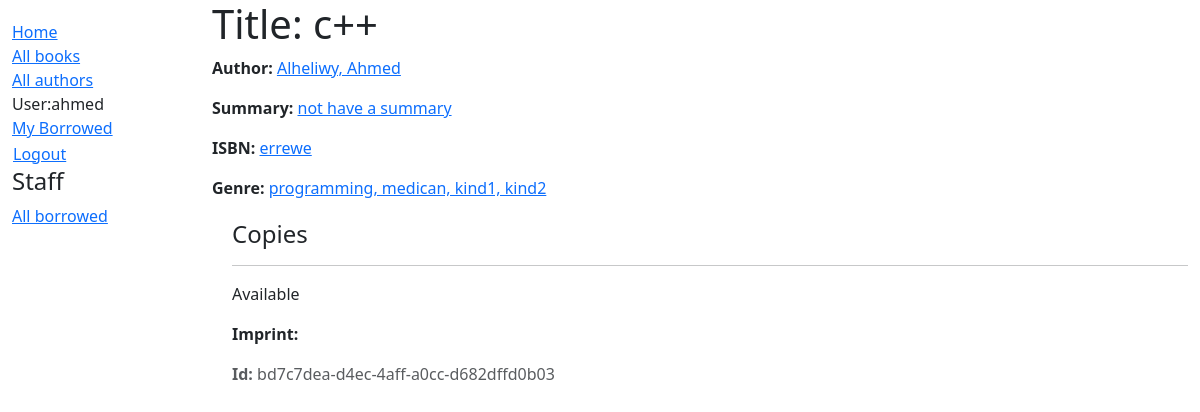
Page /catalog/book/2 (signed in) on the committed database.
### catalog/models.py (models this page shows, shortened)
class Book(models.Model):
    title=models.CharField(max_length=200)
    author=models.ForeignKey('Author',on_delete=models.RESTRICT, null=True)
    summary=models.TextField(max_length=1000,help_text="Enter a brief description of the book")
    isbn=models.CharField('ISBN',max_length=13,unique=True,help_text='13 Character')
    genre=models.ManyToManyField(Genre,help_text='Select a genre for this book')
    def display_genre(self):
        """Create a string for the Genre. This is required to display genre in Admin."""
        return ', '.join(genre.name for genre in self.genre.all()[:3])
    display_genre.short_description = 'Genre'

class Author(models.Model):
    first_name=models.CharField(max_length=100)
    last_name=models.CharField(max_length=100)
    date_of_birth=models.DateField(null=True,blank=True)
    date_of_death=models.DateField(null=True,blank=True,default='Died')
    class Meta:
        ordering=['last_name','first_name']
    def __str__(self):
        return f'{self.last_name}, {self.first_name}'

class Genre(models.Model):
    name=models.CharField(
            max_length=200,
            unique=True,
            help_text='Enter a book genre (e.g. Science Fiction, ...,etc.)'
            )
    def __str__(self):
        return self.name
    class Meta:      # Metadata define name to be unique insensitive case
        constraints=[UniqueConstraint(
            Lower('name'),
            name='genre_name_case_insensitive_unique',
            violation_error_message='Genre already exists (case insensitive match)'
            ),
                     ]

class BookInstance(models.Model):
    id=models.UUIDField(primary_key=True,default=uuid.uuid4,help_text='Unique ID for book instances')
    book=models.ForeignKey('Book',on_delete=models.RESTRICT,null=True)
    imprint=models.CharField(max_length=200)
    due_back=models.DateField(null=True,blank=True)
    borrower=models.ForeignKey(settings.AUTH_USER_MODEL,on_delete=models.SET_NULL,null=True,blank=True)
    LOAN_STATUS=(
            ('m','Maintenance'),
            ('o','On loan'),
            ('a','Available'),
            ('r','Reserved'),
            )
    status=models.CharField(max_length=1,
                            choices=LOAN_STATUS,
                            blank=True,default='m',
                            help_text='Book Available',)
    class Meta:
        ordering=['due_back']
    class meta:
        permissisons=(('can_mark_returned','Set book as returned'),)

### catalog/views.py (the view)
# urls.py: path('book/<int:pk>',views.BookDetailView.as_view(),name='book-detail'),
class BookDetailView(LoginRequiredMixin,generic.DetailView):
    login_url='/accounts/login'
    redirect_field_name='redirect_to'
    model=Book

### catalog/templates/catalog/book_detail.html (shortened to what this page needs)
{% extends "base_generic.html" %}
{% block content %}
 <h1>Title: {{book.title}}</h1>
 <p><strong>Author: </strong> <a href="{% url 'author-detail' book.author.pk %}">{{book.author}}</a></p>
 <p><strong>Summary: </strong> <a href="">{{book.summary}}</a></p>
 <p><strong>ISBN: </strong> <a href="">{{book.isbn}}</a></p>
 <p><strong>Genre: </strong> <a href="">{{book.genre.all | join:", "}}</a></p>
 <div style=' margin-left: 20px ; margin-top: 20px;'>
     <h4>Copies</h4>
     {% for copy in  book.bookinstance_set.all %}
        <hr/>
        <p class='{% if copy.status == 'a' %}text-success{% elif
        copy.status =='m' %}text-danger{% else %}text-warning
        {% endif %}'>
        {{ copy.get_status_display }}
        </p>
        <p><strong>Imprint:</strong> {{copy.Imprint}}</p>
        <p class='text-muted'><strong>Id:</strong> {{copy.id}}
    {% endfor %}
 </div>
{% endblock %}

### catalog/templates/base_generic.html (shortened to what this page needs)
<!Doctype html>
<html lang='en'>
    <head>
        <link href="https://cdn.jsdelivr.net/npm/bootstrap@5.3.3/dist/css/bootstrap.min.css"
              rel='stylesheet'
>
        {% load static %}
        <link rel='stylesheet' href='{% static 'css/styles.css' %}' />
    </head>
    <body>
        <div class='container-fluid'>
            <div class='row'>
                <div class='col-sm-2'>
                    {% block sidebar %}
                        <ul class='sidebar-nav'>
                            <li><a href='{% url 'index' %}'>Home</a></li>
                            <li><a href='{% url 'books' %}'>All books</a></li>
                            <li><a href='{% url 'authors' %}'>All authors</a><li>
                            {% if user.is_authenticated %}
                                <li>User:{{user.get_username}}</li>
                                <li><a href='{% url 'my-borrowed' %}'>My Borrowed</a></li>
                                <form id='logout-form' method='post' action='{% url 'logout' %}'>
                                <button type='submit' class='btn btn-link'>Logout</button>
                                </form>
                                </li>
                            {% else %}
                                <li><a href="{% url 'login' %}?next={{request.path}}">Login</a></li>
                            {% endif %}
                            <br/>
                            <h4>Staff</h4>
                            <li><a href='{% url 'borrowed' %}'>All borrowed</a></li>
                        </ul>
                    {% endblock sidebar %}
                </div>
                <div class='col-sm-10'>
                    {% block content %}{% endblock content %}
                </div>
            </div>
        </div>
    </body>
</html>

### catalog/static/css/styles.css (style rules this page uses)
.sidebar-nav { margin-top: 20px; padding: 0px; list-style: none; }
#logout-form { display: inline; }
#logout-form button { padding: 0; margin: 0; }

### rows in the picture
Book: author "Alheliwy, Ahmed", summary "not have a summary", isbn "errewe", genre.all "programming, medican, kind1, kind2"
BookInstance: status "Available", id "bd7c7dea-d4ec-4aff-a0cc-d682dffd0b03"

### other values in the picture
{{ user.get_username }} "ahmed"
